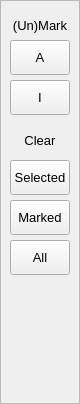
           <widget class="QFrame" name="frame">
            <property name="minimumSize">
             <size>
              <width>80</width>
              <height>0</height>
             </size>
            </property>
            <property name="frameShape">
             <enum>QFrame::StyledPanel</enum>
            </property>
            <property name="frameShadow">
             <enum>QFrame::Raised</enum>
            </property>
            <widget class="QPushButton" name="clearAll_pushButton">
             <property name="geometry">
              <rect>
               <x>10</x>
               <y>240</y>
               <width>60</width>
               <height>35</height>
              </rect>
             </property>
             <property name="font">
              <font>
               <pointsize>10</pointsize>
              </font>
             </property>
             <property name="text">
              <string>All</string>
             </property>
            </widget>
            <widget class="QPushButton" name="inverseMark_pushButton">
             <property name="geometry">
              <rect>
               <x>10</x>
               <y>80</y>
               <width>60</width>
               <height>35</height>
              </rect>
             </property>
             <property name="font">
              <font>
               <pointsize>10</pointsize>
              </font>
             </property>
             <property name="text">
              <string>I</string>
             </property>
            </widget>
            <widget class="QPushButton" name="clearMarked_pushButton">
             <property name="geometry">
              <rect>
               <x>10</x>
               <y>200</y>
               <width>60</width>
               <height>35</height>
              </rect>
             </property>
             <property name="font">
              <font>
               <pointsize>10</pointsize>
              </font>
             </property>
             <property name="text">
              <string>Marked</string>
             </property>
            </widget>
            <widget class="QPushButton" name="clearSelected_pushButton">
             <property name="geometry">
              <rect>
               <x>10</x>
               <y>160</y>
               <width>60</width>
               <height>35</height>
              </rect>
             </property>
             <property name="font">
              <font>
               <pointsize>10</pointsize>
              </font>
             </property>
             <property name="text">
              <string>Selected</string>
             </property>
            </widget>
            <widget class="QLabel" name="mark_label">
             <property name="geometry">
              <rect>
               <x>10</x>
               <y>15</y>
               <width>60</width>
               <height>20</height>
              </rect>
             </property>
             <property name="font">
              <font>
               <pointsize>10</pointsize>
              </font>
             </property>
             <property name="text">
              <string>(Un)Mark</string>
             </property>
             <property name="alignment">
              <set>Qt::AlignCenter</set>
             </property>
            </widget>
            <widget class="QPushButton" name="markAll_pushButton">
             <property name="geometry">
              <rect>
               <x>10</x>
               <y>40</y>
               <width>60</width>
               <height>35</height>
              </rect>
             </property>
             <property name="font">
              <font>
               <pointsize>10</pointsize>
              </font>
             </property>
             <property name="text">
              <string>A</string>
             </property>
            </widget>
            <widget class="QLabel" name="clear_label">
             <property name="geometry">
              <rect>
               <x>10</x>
               <y>130</y>
               <width>60</width>
               <height>20</height>
              </rect>
             </property>
             <property name="font">
              <font>
               <pointsize>10</pointsize>
              </font>
             </property>
             <property name="text">
              <string>Clear</string>
             </property>
             <property name="alignment">
              <set>Qt::AlignCenter</set>
             </property>
            </widget>
            <widget class="QLabel" name="panda_label">
             <property name="geometry">
              <rect>
               <x>15</x>
               <y>345</y>
               <width>50</width>
               <height>50</height>
              </rect>
             </property>
             <property name="text">
              <string/>
             </property>
            </widget>
           </widget>
